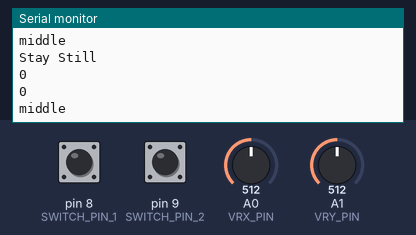
Recording of a sketch running on a simulated Arduino Uno, built with avr-gcc and run on an emulated ATmega328P. Shown: the last lines printed to the serial monitor. The inputs (shaded band) are chosen by the test bench; at power-on: A0 (VRX_PIN) = 512, A1 (VRY_PIN) = 512, pin 8 (SWITCH_PIN_1) LOW, pin 9 (SWITCH_PIN_2) LOW.

Above: at 1.2 s.
1.3 s: A0 (VRX_PIN) set to 900
At 1.57 s:
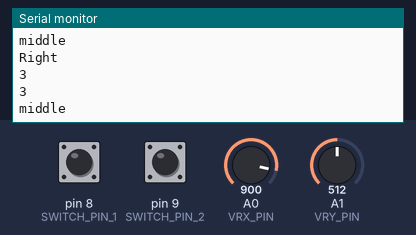
3.1 s: A1 (VRY_PIN) set to 900
At 3.38 s:
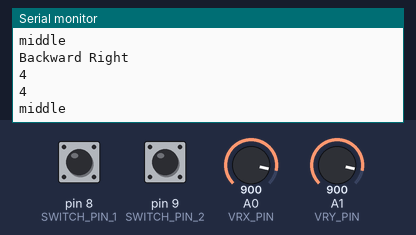
4.9 s: pin 8 (SWITCH_PIN_1) pulled HIGH for 0.25 s
At 5.19 s:
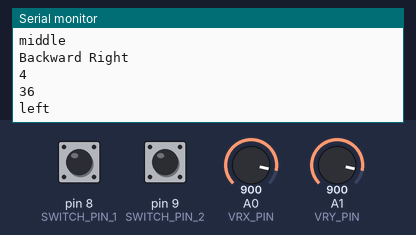
6.6 s: pin 9 (SWITCH_PIN_2) pulled HIGH for 0.25 s
At 6.8 s:
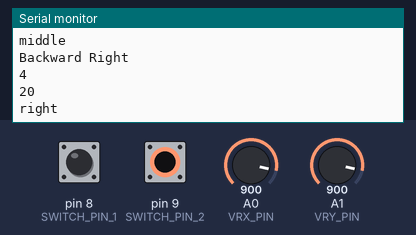
8.3 s: A0 (VRX_PIN) set to 716
At 8.6 s:
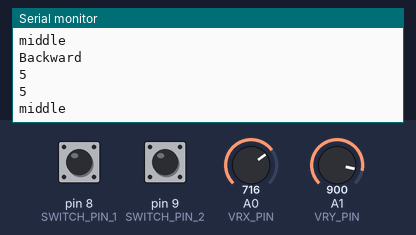
10.1 s: A1 (VRY_PIN) set to 122
At 10.41 s:
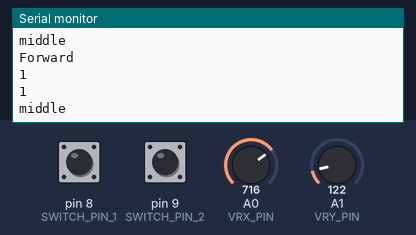
Timing chart, 0 to 12.9 s (numbered marks = the images above; inputs shaded):
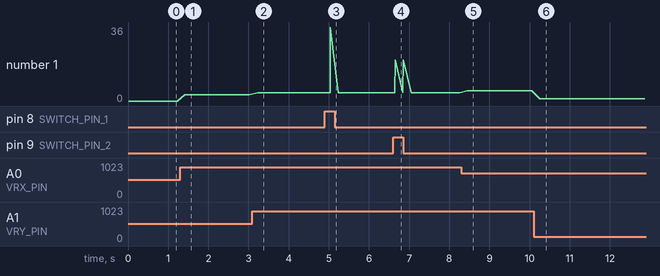

Measured:
- after the input at 1.3 s, the serial monitor: prints a new line after 0.11 s (image 1)
- after the input at 3.1 s, the serial monitor: prints a new line after 0.11 s (image 2)
- after the input at 4.9 s, the serial monitor: prints a new line after 0.14 s (image 3)
- after the input at 6.6 s, the serial monitor: prints a new line after 0.05 s (image 4)
- after the input at 8.3 s, the serial monitor: prints a new line after 0.14 s (image 5)
- after the input at 10.1 s, the serial monitor: prints a new line after 0.15 s (image 6)
- plotted number 1: 0 → 3 after the input at 1.3 s, 3 → 4 after the input at 3.1 s, 4 → 5 after the input at 8.3 s, 5 → 1 after the input at 10.1 s

The sketch:

remote_test_4_controller.ino
```cpp
//Joystick Base Code
//14.11.2024
//Nikitha Prabhakar

/*
This code is a base for the analogue joystick
It defines 9 movement regions and if an input doesn't fall in a region, it defaults to "stay still"
I've tried two sets of ranges with varying border width. The border width appears to affect the "Stay Still" radius and so it's still proned to slippage.
Hopefully we can correct this in the physical controller design
**Please ensure the VRx,VRy pins are connected correctly**
The switch case is at the end of the code!
*/

#define VRX_PIN  A0 // Arduino pin connected to VRX pin
#define VRY_PIN  A1 // Arduino pin connected to VRY pin
#define SWITCH_PIN_1  8  // Button pin
#define SWITCH_PIN_2  9  // Button pin
#include <SoftwareSerial.h>

SoftwareSerial BTSerial(11, 12);

int xValue = 0; // To store value of the X axis
int yValue = 0; // To store value of the Y axis


void setup() {
  pinMode(SWITCH_PIN_1, INPUT);
  pinMode(SWITCH_PIN_2, INPUT);
  Serial.begin(9600);
  BTSerial.begin(38400);
}
int Position(int coordinate) {
  //two area sizes tested to see the effect on the joystick control.
  //smaller border = smaller "stay still" radius for the joystick

    int ranges[3][2]= {
    {0,293},
    {365,654},
    {730,1023}
  };
  //larger border = larger "stay still" radius for the joystick
  /*int ranges[3][2]= {
    {0,241},
    {391,632},
    {782,1023}
  };*/

  //initialising the values that determine if the value falls into a defined region and which region the value falls it into
  int value_set = 0;
  int pos = 0;

  //loops through the 3 ranges defined in the array "ranges"
  for(int i=0; i<3; i++){
    //sets the lower and upper limit for the region from the array
    int lower = ranges[i][0];
    int higher = ranges[i][1];
    //if the value falls within the tested range, the position is set to the iteration number and the "value has been set"
    if(lower<=coordinate && coordinate<=higher){
      pos = i;
      value_set = 1;
    };
  };
  //if the value doesn't fit in a region it defaults to "stay still" and for tracking the variables, it sets "value_set" to 1
  if(value_set == 0){
    value_set = 1;
    pos = 1;
  };
  return pos;
}

void loop() {
  //Gets the x and y coordinates NOTE: Make sure the pins are wired correctly, I ran into issues with this.
  int xValue = analogRead(VRX_PIN);
  int yValue = analogRead(VRY_PIN);

  //This is the joystick region map based on the controller testing naming convention
  int region_map[3][3]= {
    {8,1,2},
    {7,0,3},
    {6,5,4}
  };
  /*
  //Used for testing and retrieving the x,y coordinates
  BTSerial.print("x = ");
  BTSerial.print(xValue);
  BTSerial.print(", y = ");
  BTSerial.println(yValue);
  delay(200);
  */

  //Uses the Position function to get the horizontal and vertical joystick map coordinates. The horizontal maps left to right. The vertical maps top to bottom.
  int pos_hz = Position(xValue);
  int pos_vt = Position(yValue);

  /*
  //Used for testing and retrieving region map coordinates
  BTSerial.print("hz = ");
  BTSerial.print(pos_hz);
  BTSerial.print(", vt = ");
  BTSerial.println(pos_vt);
  delay(200);
  */

  //Selects the correct case number from the region map
  int case_number = region_map[pos_vt][pos_hz];
  /*Serial.println(case_number);
  delay(200);
  */

  int message = 0;// to send data to the BT serial

  //Switch case that uses the controller test naming convention to output the respective movement.
  //Please insert your functions into the cases.

  switch(case_number) {
  case 0:
    Serial.println("Stay Still");
    message = 0;
    Serial.println(message);
    break;
  case 1:
    Serial.println("Forward");
    message = 1;
    Serial.println(message);
    break;
  case 2:
    Serial.println("Forward Right");
    message = 2;
    Serial.println(message);
    break;
  case 3:
    Serial.println("Right");
    message = 3;
    Serial.println(message);
    break;
  case 4:
    Serial.println("Backward Right");
    message = 4;
    Serial.println(message);
    break;
  case 5:
    Serial.println("Backward");
    message = 5;
    Serial.println(message);
    break;
  case 6:
    Serial.println("Backward Left");
    message = 6;
    Serial.println(message);
    break;
  case 7:
    Serial.println("Left");
    message = 7;
    Serial.println(message);
    break;
  case 8:
    Serial.println("Forward Left");
    message = 8;
    Serial.println(message);
    break;
  }

  int SwitchValue1 = digitalRead(SWITCH_PIN_1);
  int SwitchValue2 = digitalRead(SWITCH_PIN_2);

  if ((SwitchValue1 == HIGH) && (SwitchValue2 == LOW)) {
    message += 32;
    Serial.println(message);
    Serial.println("left");
  }
  if ((SwitchValue1 == LOW) && (SwitchValue2 == HIGH)) {
    message += 16;
    Serial.println(message);
    Serial.println("right");
  }
  else if ((SwitchValue1 == LOW) && (SwitchValue2 == LOW)){
    message = message ;
    Serial.println(message);
    Serial.println("middle");
  }
  else if ((SwitchValue1 == HIGH) && (SwitchValue2 == HIGH)){
    Serial.println("WRONG");
  }

  //Serial.println(message);
  BTSerial.write(message);

  //delay gives it a chance to breathe!
  delay(200);

}
```
